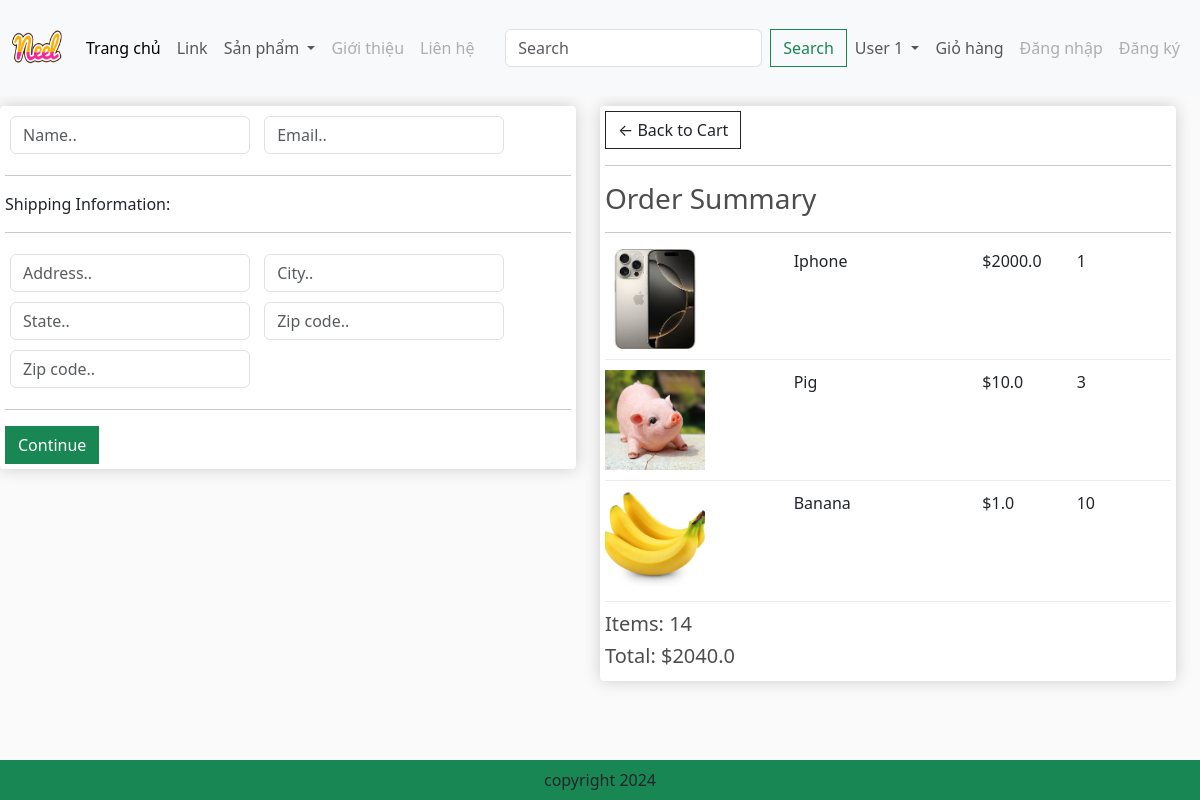
The page /checkout/ (signed in) on the database its author committed.
### app/models.py (models this page shows, shortened)
class OrderItem(models.Model):
    product = models.ForeignKey(Product,on_delete=models.SET_NULL,blank=True,null=True)
    order = models.ForeignKey(Order,on_delete=models.SET_NULL,blank=True,null=True)
    quantity = models.IntegerField(default=0,null=True,blank=True)
    date_added = models.DateTimeField(auto_now_add=True)
    @property
    def get_total(self):
        total=self.product.price*self.quantity
        return total

class Product(models.Model):
    name = models.CharField(max_length=200,null=True)
    price = models.FloatField()
    digital = models.BooleanField(default=False,null=True,blank=False)
    image = models.ImageField(null=True,blank=True)
    @property
    def ImageURL(self):
        try:
            url = self.image.url
        except:
            url = ""
        return url

class Order(models.Model):
    customer = models.ForeignKey(Customer,on_delete=models.SET_NULL,blank=True,null=True)
    date_order = models.DateTimeField(auto_now_add=True)
    complete = models.BooleanField(default=False,null=True,blank=False)
    transaction_id = models.CharField(max_length=200,null=True)
    @property
    def get_cart_items(self):
        orderitems=self.orderitem_set.all()
        total=sum([item.quantity for item in orderitems])
        return total
    @property
    def get_cart_total(self):
        orderitems=self.orderitem_set.all()
        total=sum([item.get_total for item in orderitems])
        return total

### app/views.py (the view)
# urls.py: path('checkout/', views.checkout, name = "checkout"),
def checkout(request):
    if request.user.is_authenticated:
        customer = request.user.customer
        order, created = Order.objects.get_or_create( customer = customer, complete = False)
        items = order.orderitem_set.all()
    else:
        items = []
        order = {'order.get_cart_items':0,'order.get_cart_total':0}
    context={'items': items, 'order':order}
    return render(request,'app/checkout.html', context)

### app/templates/app/checkout.html (shortened to what this page needs)
{% extends 'app/base.html' %}
{% load static %}
{% block content_checkout %}
     <div class="row" style='width:100%'>
		<div class="col-lg-6">
			<div class="box-element" id="form-wrapper">
				<form id="form">
					<div id="user-info">
						<div class="form-field">
							<input required class="form-control" type="text" name="name" placeholder="Name..">
						</div>
						<div class="form-field">
							<input required class="form-control" type="email" name="email" placeholder="Email..">
						</div>
					</div>
					<div id="shipping-info">
						<hr>
						<p>Shipping Information:</p>
						<hr>
						<div class="form-field">
							<input class="form-control" type="text" name="address" placeholder="Address..">
						</div>
						<div class="form-field">
							<input class="form-control" type="text" name="city" placeholder="City..">
						</div>
						<div class="form-field">
							<input class="form-control" type="text" name="state" placeholder="State..">
						</div>
						<div class="form-field">
							<input class="form-control" type="text" name="zipcode" placeholder="Zip code..">
						</div>
						<div class="form-field">
							<input class="form-control" type="text" name="country" placeholder="Zip code..">
						</div>
					</div>
					<hr>
					<input id="form-button" class="btn btn-success btn-block" type="submit" value="Continue">
				</form>
			</div>
			<br>
		</div>
		<div class="col-lg-6">
			<div class="box-element">
				<a  class="btn btn-outline-dark" href="{% url 'cart' %}">&#x2190; Back to Cart</a>
				<hr>
				<h3>Order Summary</h3>
				<hr>
				{% for item in items  %}
				<div class="cart-row">
					<div style="flex:2"><img class="row-image" src="{{item.product.ImageURL}}"></div>
					<div style="flex:2"><p>{{item.product.name}}</p></div>
					<div style="flex:1"><p>${{item.product.price}}</p></div>
					<div style="flex:1"><p>{{item.quantity}}</p></div>
				</div>
				{% endfor %}
				<h5>Items: {{order.get_cart_items}}</h5>
				<h5>Total: ${{order.get_cart_total}}</h5>
			</div>
		</div>
	</div>
{% endblock content_checkout %}

### app/static/app/css/main.css (style rules this page uses)
body { background-color: hsl(0, 0%, 98%); }
h1,h2,h3,h4,h5,h6 { color:hsl(0, 0%, 30%); }
.box-element { box-shadow:hsl(0, 0%, 80%) 0 0 16px; background-color: #fff; border-radius: 4px; padding: 5px; }
.col-lg-3, .col-lg-4, .col-lg-6, .col-lg-8, .col-lg-12 { margin-top: 10px; }
.btn { border-radius: 0; }
.row-image { width: 100px; }
.form-field { width:250px; display: inline-block; padding: 5px; }
.cart-row { display: flex; align-items: flex-stretch; padding-bottom: 10px; margin-bottom: 10px; border-bottom: 1px solid #ececec; }

### rows shown on the page
OrderItem: product.ImageURL (picture), product.name "Iphone", product.price "2000.0", quantity "1"
OrderItem: product.ImageURL (picture), product.name "Pig", product.price "10.0", quantity "3"
OrderItem: product.ImageURL (picture), product.name "Banana", product.price "1.0", quantity "10"
Order: get_cart_items "14", get_cart_total "2040.0"
